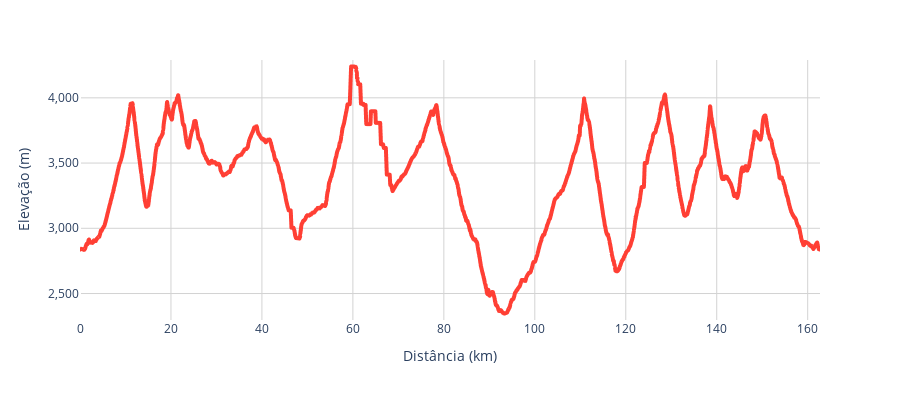

Notebook code cell kept with this figure:
### Code cell
# Plot the elevation profile
elevation_profile = route.plot_elevation_profile()
elevation_profile

### Figure 1 — Plotly figure (JSON) as saved in the notebook; plotly's stock layout.template omitted (floating-point values rounded to 4 significant figures; data arrays with more than 128 entries replaced by an {"elided": "..."} marker saying what was removed)
{"data": [{"fill": "tonexty", "fillcolor": "rgba(255, 63, 52, 0.1)", "hovertemplate": "Distância: %{x:.1f} km<br>Elevação: %{y:,.0f} m<extra></extra>", "legendgroup": "", "line": {"color": "#ff3f34", "dash": "solid", "width": 4}, "marker": {"symbol": "circle"}, "mode": "lines", "name": "", "showlegend": false, "type": "scattergl", "x": {"elided": "5353 float values"}, "xaxis": "x", "y": {"elided": "5353 int values"}, "yaxis": "y"}], "layout": {"height": 400, "hoverdistance": 100, "legend": {"tracegroupgap": 0}, "margin": {"t": 60}, "plot_bgcolor": "white", "showlegend": false, "spikedistance": 100, "width": 900, "xaxis": {"anchor": "y", "domain": [0, 1], "gridcolor": "lightgrey", "showgrid": true, "showline": false, "spikecolor": "#ff3f34", "spikemode": "across", "spikesnap": "data", "spikethickness": 1, "tickformat": ".0f", "title": {"text": "Distância (km)"}}, "yaxis": {"anchor": "x", "domain": [0, 1], "gridcolor": "lightgrey", "range": [2297, 4290], "showgrid": true, "showline": false, "showspikes": true, "spikecolor": "#ff3f34", "spikemode": "across", "spikesnap": "data", "spikethickness": 1, "tickformat": ",.0f", "title": {"text": "Elevação (m)"}}}}
